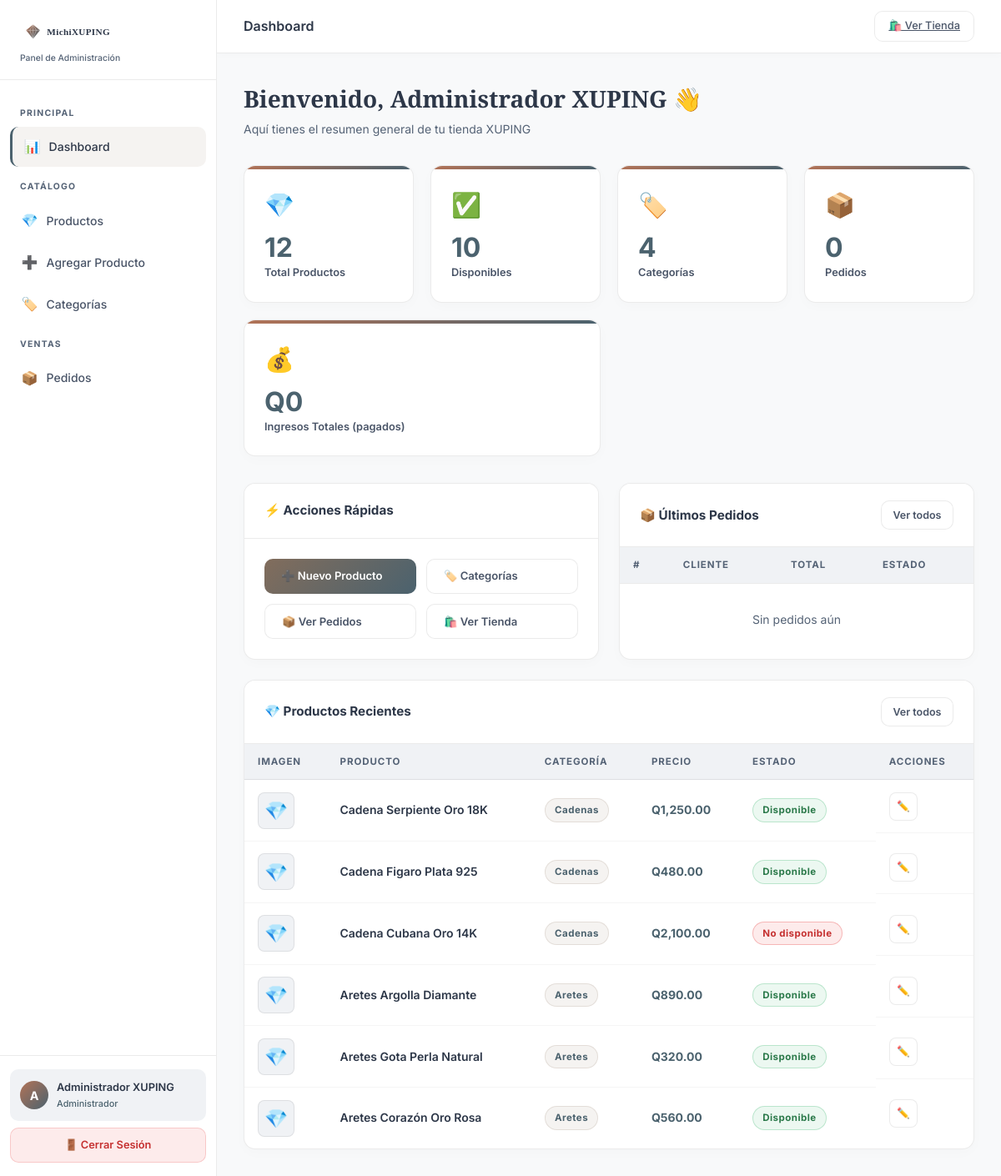
Page /admin/dashboard.php (signed in) on the committed database.
### tables this page shows
CREATE TABLE IF NOT EXISTS productos (
    id INT AUTO_INCREMENT PRIMARY KEY,
    categoria_id INT,
    nombre VARCHAR(200) NOT NULL,
    descripcion TEXT,
    precio DECIMAL(10,2) NOT NULL DEFAULT 0.00,
    imagen VARCHAR(500) DEFAULT NULL,
    disponible TINYINT(1) DEFAULT 1,
    destacado TINYINT(1) DEFAULT 0,
    material VARCHAR(100) DEFAULT NULL,
    peso VARCHAR(50) DEFAULT NULL,
    created_at TIMESTAMP DEFAULT CURRENT_TIMESTAMP,
    updated_at TIMESTAMP DEFAULT CURRENT_TIMESTAMP ON UPDATE CURRENT_TIMESTAMP,
    FOREIGN KEY (categoria_id) REFERENCES categorias(id) ON DELETE SET NULL
);

CREATE TABLE IF NOT EXISTS categorias (
    id INT AUTO_INCREMENT PRIMARY KEY,
    nombre VARCHAR(100) NOT NULL,
    slug VARCHAR(100) NOT NULL UNIQUE,
    descripcion TEXT,
    icono VARCHAR(50) DEFAULT '💎',
    orden INT DEFAULT 0,
    activo TINYINT(1) DEFAULT 1,
    created_at TIMESTAMP DEFAULT CURRENT_TIMESTAMP
);

### admin/dashboard.php (the view, shortened to what this page needs)
<?php
require_once 'helpers.php';
$db = getDB();
$total_productos  = $db->query("SELECT COUNT(*) as c FROM productos")->fetch_assoc()['c'];
$disponibles      = $db->query("SELECT COUNT(*) as c FROM productos WHERE disponible = 1")->fetch_assoc()['c'];
$total_categorias = $db->query("SELECT COUNT(*) as c FROM categorias WHERE activo = 1")->fetch_assoc()['c'];
$total_pedidos    = $db->query("SELECT COUNT(*) as c FROM pedidos")->fetch_assoc()['c'];
$ingresos         = $db->query("SELECT COALESCE(SUM(total),0) as s FROM pedidos WHERE estado = 'pagado'")->fetch_assoc()['s'];
$ultimos_pedidos = $db->query("SELECT * FROM pedidos ORDER BY created_at DESC LIMIT 5")->fetch_all(MYSQLI_ASSOC);
$prod_recientes = $db->query("
    SELECT p.*, c.nombre as cat_nombre FROM productos p
    LEFT JOIN categorias c ON p.categoria_id = c.id
    ORDER BY p.created_at DESC LIMIT 6
")->fetch_all(MYSQLI_ASSOC);
?>
<!DOCTYPE html>
<html lang="es">
<head>
    <link rel="stylesheet" href="../css/admin.css">
</head>
<body>
<div class="admin-layout">
    <main class="admin-main">
        <div class="admin-content">
            <div style="margin-bottom: 2rem;">
                <h2 class="page-heading">Bienvenido, <?= htmlspecialchars($_SESSION['admin_user']['nombre'] ?? 'Admin') ?> 👋</h2>
                <p class="page-sub">Aquí tienes el resumen general de tu tienda XUPING</p>
            </div>
            <div class="stats-grid">
                <div class="stat-card">
                    <div class="stat-icon">💎</div>
                    <div class="stat-value"><?= $total_productos ?></div>
                    <div class="stat-label">Total Productos</div>
                </div>
                <div class="stat-card">
                    <div class="stat-icon">✅</div>
                    <div class="stat-value"><?= $disponibles ?></div>
                    <div class="stat-label">Disponibles</div>
                </div>
                <div class="stat-card">
                    <div class="stat-icon">🏷️</div>
                    <div class="stat-value"><?= $total_categorias ?></div>
                    <div class="stat-label">Categorías</div>
                </div>
                <div class="stat-card">
                    <div class="stat-icon">📦</div>
                    <div class="stat-value"><?= $total_pedidos ?></div>
                    <div class="stat-label">Pedidos</div>
                </div>
                <div class="stat-card" style="grid-column: span 2;">
                    <div class="stat-icon">💰</div>
                    <div class="stat-value">Q<?= number_format($ingresos, 0) ?></div>
                    <div class="stat-label">Ingresos Totales (pagados)</div>
                </div>
            </div>
            <div style="display: grid; grid-template-columns: 1fr 1fr; gap: 1.5rem;">
                <div class="card">
                    <div class="card-header"><span class="card-title">⚡ Acciones Rápidas</span></div>
                    <div class="card-body" style="display: grid; grid-template-columns: 1fr 1fr; gap: 0.75rem;">
                        <a href="nuevo_producto.php" class="btn btn-primary" id="dash-nuevo-prod">➕ Nuevo Producto</a>
                        <a href="categorias.php" class="btn btn-outline" id="dash-categorias">🏷️ Categorías</a>
                        <a href="pedidos.php" class="btn btn-outline" id="dash-pedidos">📦 Ver Pedidos</a>
                        <a href="../index.php" target="_blank" class="btn btn-outline" id="dash-tienda">🛍️ Ver Tienda</a>
                    </div>
                </div>
                <div class="card">
                    <div class="card-header">
                        <span class="card-title">📦 Últimos Pedidos</span>
                        <a href="pedidos.php" class="btn btn-sm btn-outline">Ver todos</a>
                    </div>
                    <div class="table-wrap">
                        <table>
                            <thead><tr><th>#</th><th>Cliente</th><th>Total</th><th>Estado</th></tr></thead>
                            <tbody>
                            <?php if (empty($ultimos_pedidos)): ?>
                            <tr><td colspan="4" style="text-align:center; color:var(--text-dim); padding: 2rem;">Sin pedidos aún</td></tr>
                            <?php endif; ?>
                            </tbody>
                        </table>
                    </div>
                </div>
            </div>
            <div class="card" style="margin-top: 1.5rem;">
                <div class="card-header">
                    <span class="card-title">💎 Productos Recientes</span>
                    <a href="productos.php" class="btn btn-sm btn-outline">Ver todos</a>
                </div>
                <div class="table-wrap">
                    <table>
                        <thead><tr><th>Imagen</th><th>Producto</th><th>Categoría</th><th>Precio</th><th>Estado</th><th>Acciones</th></tr></thead>
                        <tbody>
                        <?php foreach ($prod_recientes as $p): ?>
                        <tr>
                            <td>
                                <div class="table-img">
                                    <?php if ($p['imagen'] && file_exists('../uploads/productos/'.$p['imagen'])): ?>
                                    <img src="../uploads/productos/<?= htmlspecialchars($p['imagen']) ?>" alt="">
                                    <?php else: ?>💎<?php endif; ?>
                                </div>
                            </td>
                            <td class="td-name"><?= htmlspecialchars($p['nombre']) ?></td>
                            <td><span class="badge badge-gold"><?= htmlspecialchars($p['cat_nombre'] ?? '-') ?></span></td>
                            <td class="td-price">Q<?= number_format($p['precio'],2) ?></td>
                            <td><span class="badge <?= $p['disponible'] ? 'badge-success' : 'badge-danger' ?>">
                                <?= $p['disponible'] ? 'Disponible' : 'No disponible' ?>
                            </span></td>
                            <td class="action-btns">
                                <a href="editar_producto.php?id=<?= $p['id'] ?>" class="btn btn-sm btn-outline btn-icon" title="Editar">✏️</a>
                            </td>
                        </tr>
                        <?php endforeach; ?>
                        </tbody>
                    </table>
                </div>
            </div>
        </div>
    </main>
</div>
</body>
</html>

### rows in the picture
productos: nombre "Cadena Serpiente Oro 18K", categoria.nombre "Cadenas", precio "1,250.00", disponible "Disponible"
productos: nombre "Cadena Figaro Plata 925", categoria.nombre "Cadenas", precio "480.00", disponible "Disponible"
productos: nombre "Cadena Cubana Oro 14K", categoria.nombre "Cadenas", precio "2,100.00", disponible "No disponible"
productos: nombre "Aretes Argolla Diamante", categoria.nombre "Aretes", precio "890.00", disponible "Disponible"
productos: nombre "Aretes Gota Perla Natural", categoria.nombre "Aretes", precio "320.00", disponible "Disponible"
productos: nombre "Aretes Corazón Oro Rosa", categoria.nombre "Aretes", precio "560.00", disponible "Disponible"

### other values in the picture
$initial "A"
$user['nombre'] "Administrador XUPING"
$title "Dashboard"
$_SESSION['admin_user']['nombre'] "Administrador XUPING"
$total_productos "12"
$disponibles "10"
$total_categorias "4"
$total_pedidos "0"
$ingresos "0"
